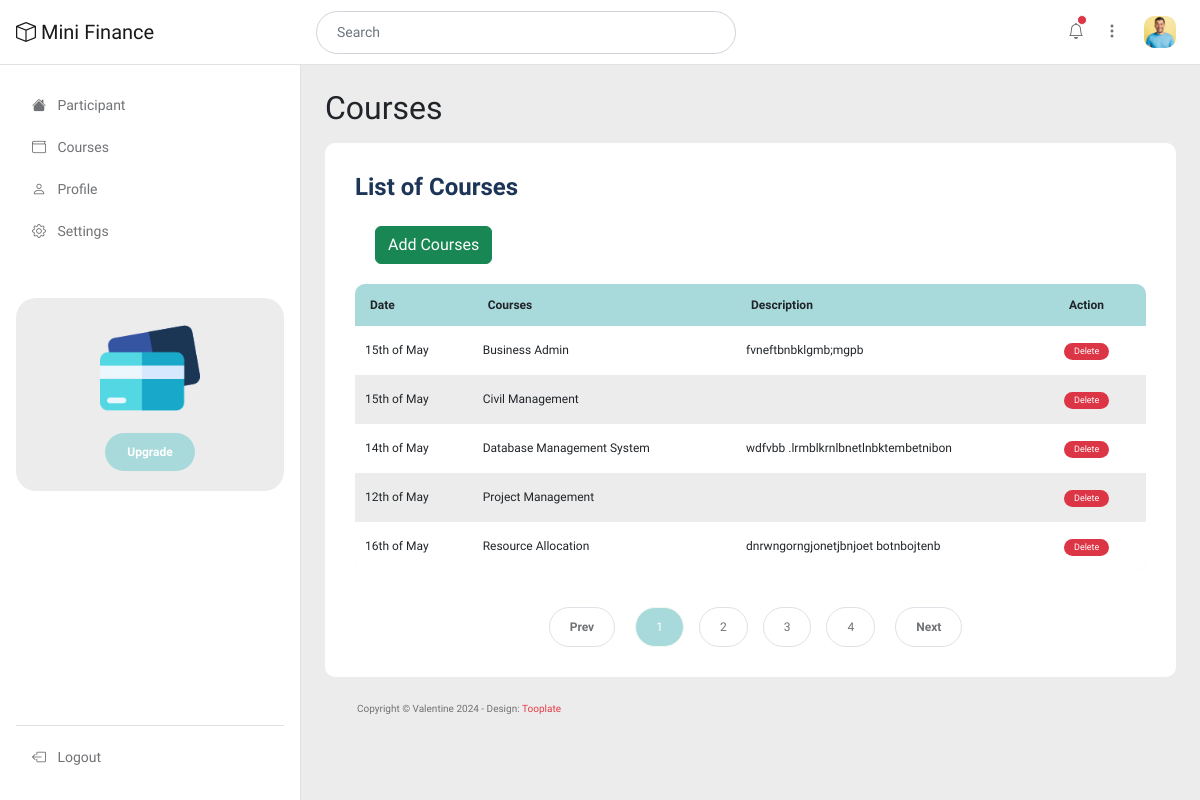
The app's page /admin/courses.php (signed in) with its own data.
### tables this page shows
CREATE TABLE `courses` (
  `id` int(11) NOT NULL,
  `courses` varchar(100) DEFAULT NULL,
  `description` varchar(200) DEFAULT NULL,
  `available_dates` varchar(100) DEFAULT NULL,
  `date_created` timestamp NOT NULL DEFAULT current_timestamp()
);

### admin/courses.php (the view, shortened to what this page needs)
<?php
include('connect.php');
?>
<!doctype html>
<html lang="en">
    <head>
        <link href="css/bootstrap.min.css" rel="stylesheet">
        <link href="css/bootstrap-icons.css" rel="stylesheet">
        <link href="css/apexcharts.css" rel="stylesheet">
        <link href="css/tooplate-mini-finance.css" rel="stylesheet">
    </head>
    <body>
        <header class="navbar sticky-top flex-md-nowrap">
            <div class="col-md-3 col-lg-3 me-0 px-3 fs-6">
                <a class="navbar-brand" href="index.php">
                    <i class="bi-box"></i>
                    Mini Finance
                </a>
            </div>
            <form class="custom-form header-form ms-lg-3 ms-md-3 me-lg-auto me-md-auto order-2 order-lg-0 order-md-0" action="#" method="get" role="form">
                <input class="form-control" name="search" type="text" placeholder="Search" aria-label="Search">
            </form>
            <div class="navbar-nav me-lg-2">
                <div class="nav-item text-nowrap d-flex align-items-center">
                    <div class="dropdown ps-3">
                        <a class="nav-link dropdown-toggle text-center" href="#" role="button" data-bs-toggle="dropdown" aria-expanded="false">
                            <i class="bi-bell"></i>
                            <span class="position-absolute start-100 translate-middle p-1 bg-danger border border-light rounded-circle">
                            </span>
                        </a>
                    </div>
                    <div class="dropdown ps-1">
                        <a class="nav-link dropdown-toggle text-center" href="#" role="button" data-bs-toggle="dropdown" aria-expanded="false">
                            <i class="bi-three-dots-vertical"></i>
                        </a>
                    </div>
                    <div class="dropdown px-3">
                        <a class="nav-link dropdown-toggle" href="#" role="button" data-bs-toggle="dropdown" aria-expanded="false">
                            <img src="images/medium-shot-happy-man-smiling.jpg" class="profile-image img-fluid" alt="">
                        </a>
                    </div>
                </div>
            </div>
        </header>
        <div class="container-fluid">
            <div class="row">
                <?php
                    include("nav.php");
                ?>
                <main class="main-wrapper col-md-9 ms-sm-auto py-4 col-lg-9 px-md-4 border-start">
                    <div class="title-group mb-3">
                        <h1 class="h2 mb-0">Courses</h1>
                    </div>
                        <div class="col-lg-12 col-12">
                            <div class="custom-block bg-white">
                                <h5 class="mb-4">List of Courses</h5>
                              <div style="margin:20px;">
                              <a href="add-courses.php"><button type="button" class="btn btn-success">
                    <i class="fa fa-search" aria-hidden="true"></i> Add Courses
                  </button></a>
                              </div>
                                <div class="table-responsive">
                                    <table class="account-table table">
                                        <thead>
                                            <tr>
                                                <th scope="col">Date</th>
                                                <th scope="col">Courses</th>
                                                <th scope="col">Description</th>
                                                <th scope="col">Action</th>
                                            </tr>
                                        </thead>
                                        <tbody>
                                            <?php
                                                $query = "select * from courses order by courses asc";
                                                $result = mysqli_query($conn,$query);
                                                $num = mysqli_num_rows($result);
                                                for($i=0; $i<$num; $i++)
                                                {
                                                    $row = mysqli_fetch_array($result);
                                            ?>
                                            <tr>
                                                <td scope="row"><?php echo $row['available_dates']; ?></td>
                                                <td scope="row"><?php echo $row ['courses']; ?></td>
                                                <td scope="row"><?php echo $row['description'];?></td>
                                                <td scope="row">
                                                    <a href="delete-courses.php?id=<?php echo $row['id'];?> &courses=<?php echo $row['courses'];?>" onclick="return confirm('Are you sure you want to delete <?php echo $row['courses'];?>?');"><span class="badge text-bg-danger">
                                                        Delete
                                                    </span>
                                                    </a>
                                                </td>
                                            </tr>
                                                 <?php } ?>
                                           </tbody>
                                    </table>
                                </div>
                                <nav aria-label="Page navigation example">
                                        <ul class="pagination justify-content-center mb-0">
                                            <li class="page-item">
                                                <a class="page-link" href="#" aria-label="Previous">
                                                    <span aria-hidden="true">Prev</span>
                                                </a>
                                            </li>
                                            <li class="page-item active" aria-current="page">
                                                <a class="page-link" href="#">1</a>
                                            </li>
                                            <li class="page-item">
                                                <a class="page-link" href="#">2</a>
                                            </li>
                                            <li class="page-item">
                                                <a class="page-link" href="#">3</a>
                                            </li>
                                            <li class="page-item">
                                                <a class="page-link" href="#">4</a>
                                            </li>
                                            <li class="page-item">
                                                <a class="page-link" href="#" aria-label="Next">
                                                    <span aria-hidden="true">Next</span>
                                                </a>
                                            </li>
                                        </ul>
                                    </nav>
                            </div>
                        </div>
                    <footer class="site-footer">
                        <div class="container">
                            <div class="row">
                                <div class="col-lg-12 col-12">
                                    <p class="copyright-text">Copyright © Valentine 2024
                                    - Design: <a rel="sponsored" href="https://www.tooplate.com" target="_blank">Tooplate</a></p>
                                </div>
                            </div>
                        </div>
                    </footer>
                </main>
            </div>
        </div>
    </body>
</html>

### admin/css/tooplate-mini-finance.css (style rules this page uses)
:root { --white-color: #ffffff; --primary-color: #E63946; --secondary-color: #F1FAEE; --section-bg-color: #ececec; --primary-bg-color: #E63946; --custom-btn-bg-color: #A8DADC; --custom-btn-bg-hover-color: #1D3557; --heading-color: #1D3557; --dark-color: #000000; --p-color: #717275; --border-color: #e0e0e5; --link-hover-color: #E63946; --body-font-family: 'Unbounded'; --h1-font-size: 74px; --h2-font-size: 46px; --h3-font-size: 32px; --h4-font-size: 28px; --h5-font-size: 24px; --h6-font-size: 22px; --p-font-size: 18px; --menu-font-size: 14px; --btn-font-size: 12px; --copyright-font-size: 10px; --border-radius-large: 100px; --border-radius-medium: 20px; --border-radius-small: 10px; --font-weight-light: 300; --font-weight-normal: 400; --font-weight-bold: 700; }
body { background-color: var(--white-color); font-family: var(--body-font-family); }
h2, h3, h4, h5, h6 { color: var(--heading-color); }
h1, h2, h3, h4, h5, h6 { font-weight: var(--font-weight-bold); }
h1 { font-size: var(--h1-font-size); }
h5 { font-size: var(--h5-font-size); }
p { color: var(--p-color); font-size: var(--p-font-size); font-weight: var(--font-weight-light); }
ul li { color: var(--p-color); font-size: var(--p-font-size); font-weight: var(--font-weight-light); }
a, button { touch-action: manipulation; transition: all 0.3s; }
a { display: inline-block; color: var(--primary-color); text-decoration: none; }
.main-wrapper { background: var(--section-bg-color); min-height: calc(100vh - 65px); }
.profile-image { border-radius: var(--border-radius-small); width: 32px; height: 32px; object-fit: cover; }
.navbar { background: var(--white-color); border-bottom: 1px solid var(--border-color); padding-top: 8px; padding-bottom: 8px; }
.navbar .nav-link { position: relative; }
.navbar .header-form { width: 35%; }
.navbar .header-form .form-control { margin-bottom: 0; }
.navbar .dropdown-toggle::after { display: none; }
.dropdown-toggle { width: 32px; }
.dropdown-toggle .start-100 { top: 8px; left: 68%!important; }
.custom-block { background: var(--secondary-color); border-radius: var(--border-radius-small); position: relative; overflow: hidden; margin-bottom: 24px; padding: 30px; }
.account-table { background: var(--section-bg-color); border-radius: var(--border-radius-small); position: relative; overflow: hidden; }
.account-table>:not(caption)>*>* { border-bottom: 0; padding: 15px 10px; }
.account-table thead { background: var(--custom-btn-bg-color); }
.account-table th, .account-table tr { font-size: var(--btn-font-size); padding: 15px 10px; }
.account-table th { padding: 12px 15px; }
.account-table tr { font-weight: var(--font-weight-normal); }
.account-table tbody tr:nth-child(odd) { background: var(--white-color); }
.badge { border-radius: var(--border-radius-large); font-weight: var(--font-weight-normal); line-height: normal; padding-right: 10px; padding-left: 10px; padding-bottom: 4px; }
.pagination { margin-top: 20px; }
.page-link { border-radius: var(--border-radius-medium); color: var(--p-color); font-size: var(--btn-font-size); margin: 0 5px; padding: 10px 20px; }
.page-item:not(:first-child) .page-link { margin-left: 10px; }
.page-item:first-child .page-link { margin-right: 10px; }
.page-item:first-child .page-link, .page-item:last-child .page-link { border-radius: var(--border-radius-medium); font-weight: var(--font-weight-bold); margin-left: 15px; }
.active>.page-link, .page-link.active { background-color: var(--custom-btn-bg-color); border-color: var(--secondary-color); }
.custom-form .form-control { color: var(--p-color); border-radius: var(--border-radius-large); font-size: var(--menu-font-size); margin-bottom: 24px; padding: 10px 20px; outline: none; transition: all 0.3s; }
.site-footer { padding-right: 20px; padding-left: 20px; }
.copyright-text { font-size: var(--copyright-font-size); }
@media screen and (max-width: 1200px) { h1 { font-size: 62px; } }

### records on screen
courses: available_dates "15th of May", courses "Business Admin", description "fvneftbnbklgmb;mgpb"
courses: available_dates "15th of May", courses "Civil Management"
courses: available_dates "14th of May", courses "Database Management System", description "wdfvbb .lrmblkrnlbnetlnbktembetnibon"
courses: available_dates "12th of May", courses "Project Management"
courses: available_dates "16th of May", courses "Resource Allocation", description "dnrwngorngjonetjbnjoet botnbojtenb"
